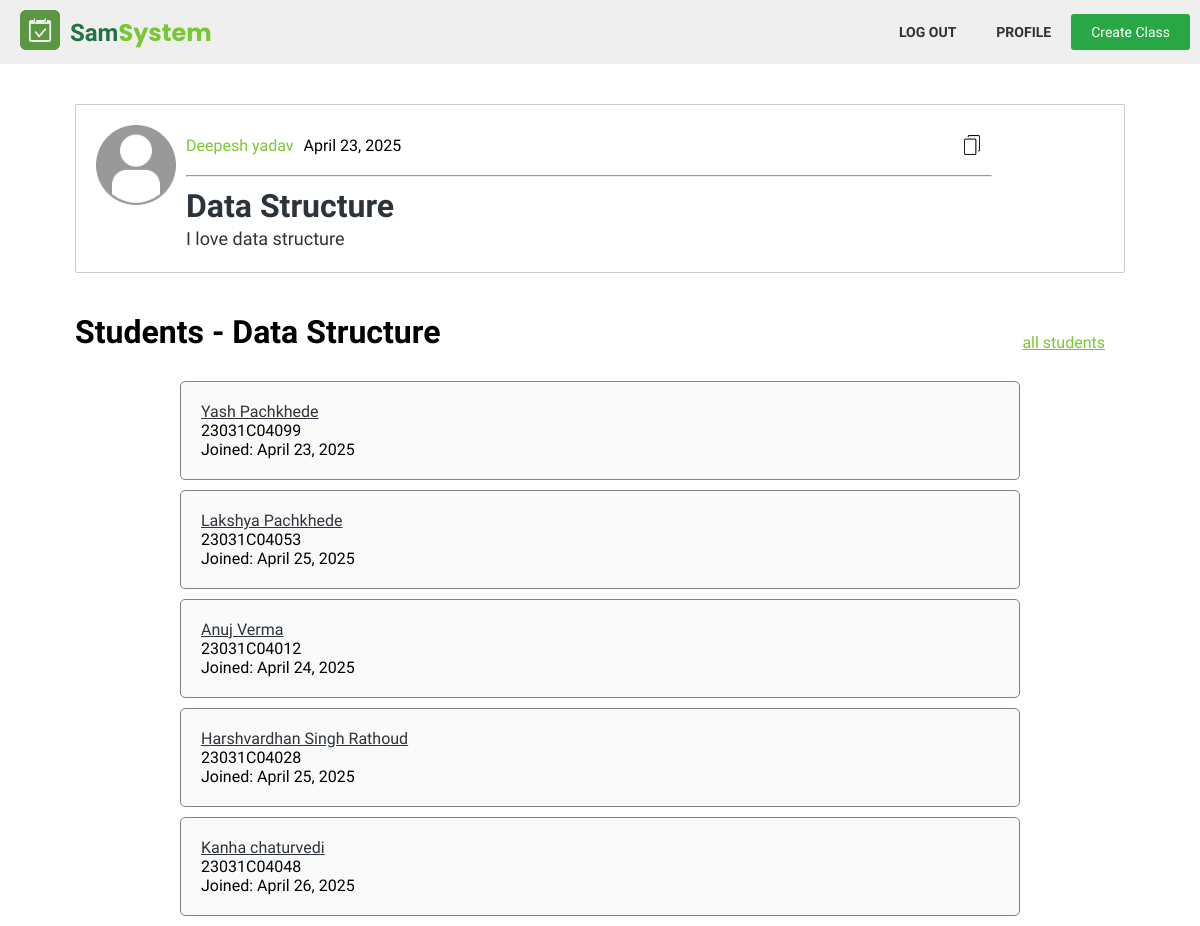
The app's page /teacher/class.php?id=3 (signed in) with its own data.
### tables this page shows
CREATE TABLE `class` (
  `id` int(11) NOT NULL,
  `name` varchar(100) DEFAULT NULL,
  `description` text DEFAULT NULL,
  `teacher_id` int(11) DEFAULT NULL,
  `date_created` datetime DEFAULT current_timestamp(),
  `branch` int(11) DEFAULT NULL
);

CREATE TABLE `user` (
  `id` int(11) NOT NULL,
  `name` varchar(50) NOT NULL,
  `email` varchar(100) NOT NULL,
  `password` varchar(255) NOT NULL,
  `type` enum('student','teacher','admin') NOT NULL DEFAULT 'student',
  `approved` tinyint(1) NOT NULL DEFAULT 0,
  `date_created` date DEFAULT current_timestamp()
);

CREATE TABLE `attends` (
  `student_id` int(11) NOT NULL,
  `class_id` int(11) NOT NULL,
  `date_joined` datetime DEFAULT current_timestamp()
);

CREATE TABLE `student_profile` (
  `student_id` int(11) NOT NULL,
  `roll_no` varchar(15) NOT NULL,
  `branch` int(11) DEFAULT NULL,
  `bio` varchar(200) DEFAULT NULL
);

### session.php (called while the page is built, shortened)
<?php
function isLoggedInUser($id)
{
	return $_SESSION['user_id'] === $id;
}
?>

### utils.php (called while the page is built, shortened)
<?php
function getRecords($conn, $table, $parameter, $value){
	$stmt = $conn->prepare("SELECT * FROM $table WHERE $parameter = ?");
	$stmt->bind_param('i', $value);
	$stmt->execute();
	$result = $stmt->get_result();
	return $result;
}
function getFormattedDate($str){
	return (new DateTime($str))->format('F j, Y');
}
?>

### teacher/class.php (the view, shortened to what this page needs)
<?php
require '../db/db_connector.php';
require '../session.php';
require '../utils.php';
$class_id = $_GET['id'];
$stmt = $conn->prepare("SELECT name, description, teacher_id, branch, date_created FROM class WHERE id = ?");
$stmt->bind_param("i", $class_id);
$stmt->execute();
$result = $stmt->get_result();
$class_data = $result->fetch_assoc();
$teacher_id =  $class_data['teacher_id'];
$teacher_name = $conn->query("SELECT name from user WHERE id = $teacher_id")->fetch_assoc()['name'];
?>
<!DOCTYPE html>
<html lang="en">
<head>
	<link rel="stylesheet" href="../css/util.css">
	<link rel="stylesheet" href="../css/style.css">
</head>
<body>
	<?php require '..\components\nav_sm.php'; ?>
	<div class="container mt40">
		<div class="class">
			<div class="class-left">
				<img src="/attendence/img/user.jpg" alt="">
			</div>
			<div class="class-right  mw-80">
				<div class="d-f jc-sb  mb10 ai-c">
					<div class="d-f g-10 class-name-date">
						<a class = "link"href="profile.php?id=<?=$teacher_id?>"><?= $teacher_name ?></a>
						<p> <?php echo (new DateTime($class_data["date_created"]))->format('F j, Y'); ?></p>
					</div>
					<?php if ($_SESSION['type'] == "teacher"):?>
						<img src="/attendence/img/copy.png"  class="icon" id="shareBtn">
					<?php else: ?>
						<a class="btn" href="/attendence/student/join_class.php?id=<?=$class_id?>">Join</a>
					<?php endif; ?>
				</div>
				<hr class="">
				<h1 class="text-dark mt10"><?= $class_data["name"] ?></h1>
				<p class="text"><?= $class_data["description"] ?></p>
			</div>
		</div>
		<div class="class-data mt40">
			<?php
			if (isLoggedInUser($teacher_id)){
				$result =getRecords($conn, "attends", "class_id", $class_id);
				if ($result->num_rows > 0){
					echo "<div class='d-fcc jc-sb short-col'><h1 class='mb20'>Students - " . $class_data['name'] . "</h1><a class='link td-u mr20' href='class_students.php?id=$class_id'>all students</a></div>";
				} else {
					echo "<h1 class='mb20'>No students in " . $class_data['name'] . "</h1>";
				}
				$count = 0;
				while (($row = $result->fetch_assoc() ) && $count < 5) {
					$count++;
					$user_id = $row['student_id'];
					$user_data = getRecords($conn, "user", "id", $user_id)->fetch_assoc();
					$user_profile_data = getRecords($conn, "student_profile", "student_id", $user_id)->fetch_assoc();
					echo"<div class='user-row'>
					<div class='user-row-left'>
					<a class='user-row-name td-u' href='/attendence/" . $user_data['type']. "/profile.php?id=". $user_data['id'] . "&action=view'>" . $user_data['name'] . "</a>
					<p>". $user_profile_data['roll_no'] ."</p>
					<p class='user-row-date'>Joined: ".  getFormattedDate($row['date_joined']). " </p>
					</div>
					<div class='user-row-right'>
					</div>
					</div>";
				}
			}
			?>
		</div>
	</div>
</body>
</html>

### css/util.css (style rules this page uses)
:root { --color-primary: #217346; --color-primary-light: #7ac735; --color-accent: #ff9900; --color-background: #fafafa; --color-text-dark: #2d333a; --color-highlight: #FFF9C4; --color-info: #00bcfe; --color-info-dark: #0095c7; --color-light-blue: #eaf4ff; --color-green: #28a745; --color-red: #dc3545; --color-green-dark:#218838; --color-red-dark: #c82333; }
.d-fcc { display: flex; justify-content: center; align-items: center; }
a { text-decoration: none; color:var(--color-text-dark) ; }
.mb10 { margin-bottom: 10px !important; }
.mb20 { margin-bottom: 20px !important; }
.mt10 { margin-top: 10px !important; }
.mt40 { margin-top: 40px !important; }
.jc-sb { justify-content: space-between; }
.mr20 { margin-right: 20px !important; }
.td-u { text-decoration: underline !important; }
.mw-80 { max-width: 80%; }
.text-dark { color: var(--color-text-dark); }
.d-f { display: flex; }
.g-10 { gap: 10px; }
.ai-c { align-items: center; }

### css/style.css (style rules this page uses)
* { margin: 0; padding: 0; font-family: "Quicksand", sans-serif; box-sizing: border-box; }
.link { color: var(--color-primary-light); text-decoration: none; }
.user-row { display: flex; justify-content: space-between; align-items: center; width: 80%; background: var(--color-background); padding: 20px; border-radius: 5px; border: 1px solid grey; margin: 10px auto; }
.container { max-width: 1050px; margin: auto auto; }
.text-dark { color: var(--color-text-dark); font-weight: 700; }
.class { border: 1px solid #ccc; padding: 20px; border-radius: 2px; display: flex; justify-content: start; align-items: center; gap: 10px; }
.text { font-weight: 400; color: #2d333a; line-height: 1.4em; font-size: 18px; line-height: 27px; text-align: unset; }
.class-left { align-self: stretch; }
.class-left img { width: 80px; }
.class-right { display: flex; flex: 1; flex-direction: column; }
.icon { width: 40px; padding: 10px; }

### records on screen
class: teacher.name "Deepesh yadav", date_created "April 23, 2025", name "Data Structure", description "I love data structure"
attends: student.name "Yash Pachkhede", student_profile.roll_no "23031C04099", date_joined "April 23, 2025"
attends: student.name "Lakshya Pachkhede", student_profile.roll_no "23031C04053", date_joined "April 25, 2025"
attends: student.name "Anuj Verma", student_profile.roll_no "23031C04012", date_joined "April 24, 2025"
attends: student.name "Harshvardhan Singh Rathoud", student_profile.roll_no "23031C04028", date_joined "April 25, 2025"
attends: student.name "Kanha chaturvedi", student_profile.roll_no "23031C04048", date_joined "April 26, 2025"
